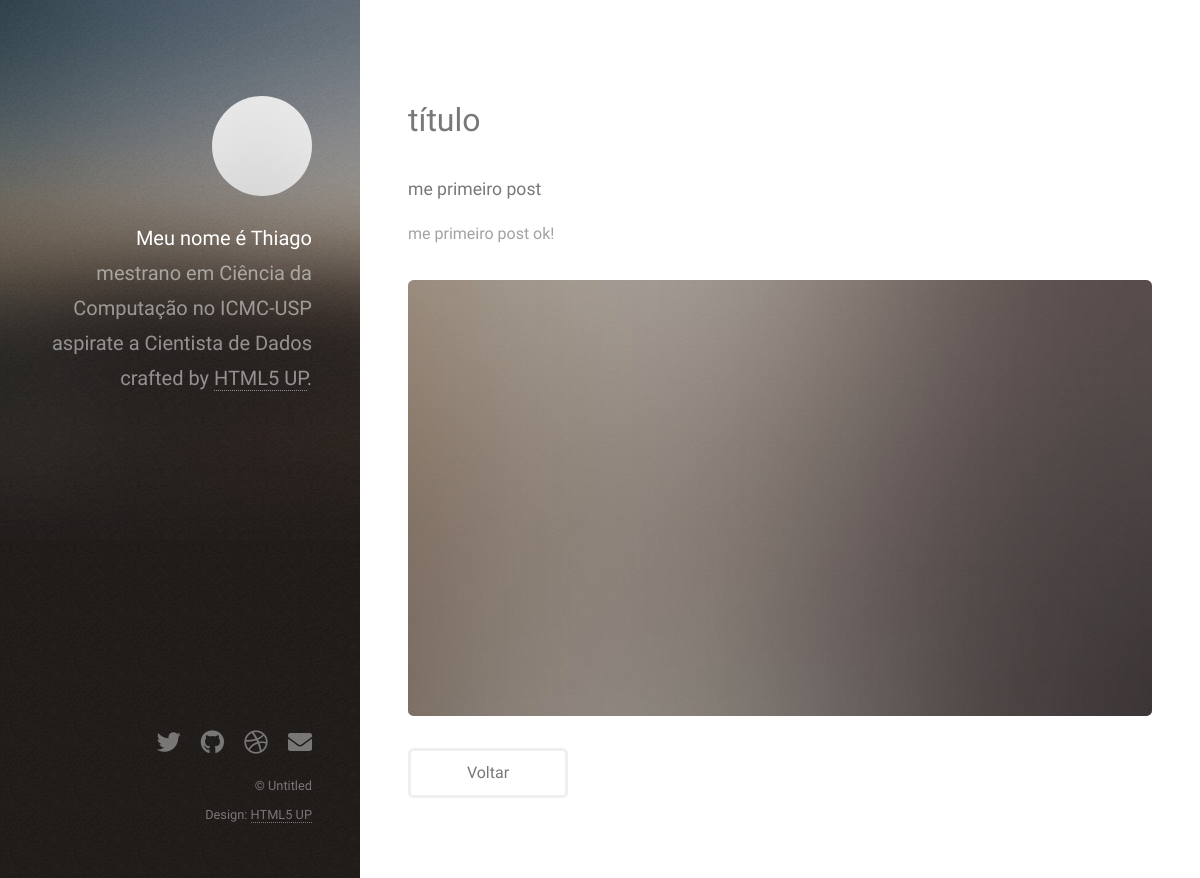
The app's page /blog/post/2/ with its own data.
### website/models.py (models this page shows, shortened)
class Post(models.Model):
    author = models.ForeignKey(settings.AUTH_USER_MODEL, on_delete=models.CASCADE)
    title = models.CharField(max_length=200)
    sub_title = models.CharField(max_length=200)
    text = models.TextField()
    categories = models.CharField(
        max_length=3,
        choices = Categorias.choices,
        default = Categorias.GR,
    )
    created_date = models.DateTimeField(default=timezone.now)
    published_date = models.DateTimeField(blank=True, null=True)
    imagem = models.ImageField(upload_to='posts', null=True, blank=True)

### website/views.py (the view)
# urls.py: path('post/<int:id>/', post_detail, name='post_detail'),
def post_detail(request, id):
    post = Post.objects.get(id = id)
    return render(request, 'post_detail.html', {'post': post})

### website/templates/post_detail.html (shortened to what this page needs)
{% load static %}
<!DOCTYPE HTML>
<html>
	<head>
		<link rel="stylesheet" href="{% static 'assets/css/main.css' %}" />
	</head>
	<body class="is-preload">
			<header id="header">
				<div class="inner">
					<a href="#" class="image avatar"><img src="{% static 'images/avatar.jpg' %}" alt="" /></a>
					<h1><strong>Meu nome é Thiago</strong> mestrano em Ciência da Computação no ICMC-USP<br />
					aspirate a Cientista de Dados<br />
					crafted by <a href="http://html5up.net">HTML5 UP</a>.</h1>
				</div>
			</header>
			<div id="main">
					<section id="one">
						<header class="major">
							<h2>{{post.title}}</h2>
                            <h4>{{post.sub_title}}</h2>
						</header>
						<p>{{post.text}}</p>
						{% if post.imagem %}
							<img src="{{post.imagem.url}}" alt ="" width="300px" height="240px"/>
						{% else %}
							<a href="{% static 'images/fulls/01.jpg' %}" class="image fit thumb">
								<img src="{% static 'images/thumbs/01.jpg' %}" alt="" /></a>
						{% endif%}
						<ul class="actions">
							<li><a href="{% url 'home_blog' %}" class="button">Voltar</a></li>
						</ul>
					</section>
			</div>
			<footer id="footer">
				<div class="inner">
					<ul class="icons">
						<li><a href="#" class="icon brands fa-twitter"><span class="label">Twitter</span></a></li>
						<li><a href="#" class="icon brands fa-github"><span class="label">Github</span></a></li>
						<li><a href="#" class="icon brands fa-dribbble"><span class="label">Dribbble</span></a></li>
						<li><a href="#" class="icon solid fa-envelope"><span class="label">Email</span></a></li>
					</ul>
					<ul class="copyright">
						<li>&copy; Untitled</li><li>Design: <a href="http://html5up.net">HTML5 UP</a></li>
					</ul>
				</div>
			</footer>
	</body>
</html>

### records on screen
Post: title "título", sub_title "me primeiro post", text "me primeiro post ok!"
